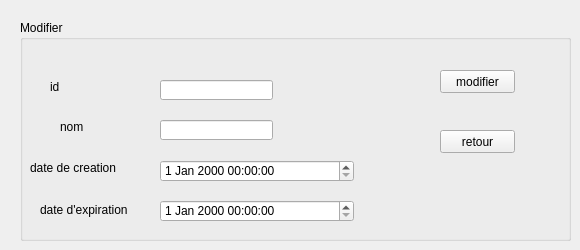
      <widget class="QWidget" name="tab_8">
       <attribute name="title">
        <string>Modifier_prom</string>
       </attribute>
       <widget class="QGroupBox" name="groupBox_3">
        <property name="geometry">
         <rect>
          <x>20</x>
          <y>20</y>
          <width>551</width>
          <height>221</height>
         </rect>
        </property>
        <property name="title">
         <string>Modifier</string>
        </property>
        <widget class="QLabel" name="label_15">
         <property name="geometry">
          <rect>
           <x>40</x>
           <y>100</y>
           <width>47</width>
           <height>13</height>
          </rect>
         </property>
         <property name="text">
          <string>nom</string>
         </property>
        </widget>
        <widget class="QLabel" name="label_16">
         <property name="geometry">
          <rect>
           <x>10</x>
           <y>140</y>
           <width>121</width>
           <height>16</height>
          </rect>
         </property>
         <property name="text">
          <string>date de creation</string>
         </property>
        </widget>
        <widget class="QLabel" name="label_17">
         <property name="geometry">
          <rect>
           <x>20</x>
           <y>180</y>
           <width>91</width>
           <height>20</height>
          </rect>
         </property>
         <property name="text">
          <string>date d'expiration</string>
         </property>
        </widget>
        <widget class="QLineEdit" name="nom_modi">
         <property name="geometry">
          <rect>
           <x>140</x>
           <y>100</y>
           <width>113</width>
           <height>20</height>
          </rect>
         </property>
        </widget>
        <widget class="QDateTimeEdit" name="dat_cre_modi">
         <property name="geometry">
          <rect>
           <x>140</x>
           <y>140</y>
           <width>194</width>
           <height>22</height>
          </rect>
         </property>
        </widget>
        <widget class="QDateTimeEdit" name="dat_exp_modi">
         <property name="geometry">
          <rect>
           <x>140</x>
           <y>180</y>
           <width>194</width>
           <height>22</height>
          </rect>
         </property>
        </widget>
        <widget class="QPushButton" name="pushButton_3">
         <property name="geometry">
          <rect>
           <x>420</x>
           <y>50</y>
           <width>75</width>
           <height>23</height>
          </rect>
         </property>
         <property name="text">
          <string>modifier</string>
         </property>
        </widget>
        <widget class="QPushButton" name="pb_retour4">
         <property name="geometry">
          <rect>
           <x>420</x>
           <y>110</y>
           <width>75</width>
           <height>23</height>
          </rect>
         </property>
         <property name="text">
          <string>retour</string>
         </property>
        </widget>
        <widget class="QLineEdit" name="id_modii2">
         <property name="geometry">
          <rect>
           <x>140</x>
           <y>60</y>
           <width>113</width>
           <height>20</height>
          </rect>
         </property>
        </widget>
        <widget class="QLabel" name="label_20">
         <property name="geometry">
          <rect>
           <x>30</x>
           <y>60</y>
           <width>47</width>
           <height>13</height>
          </rect>
         </property>
         <property name="text">
          <string>id</string>
         </property>
        </widget>
       </widget>
      </widget>
